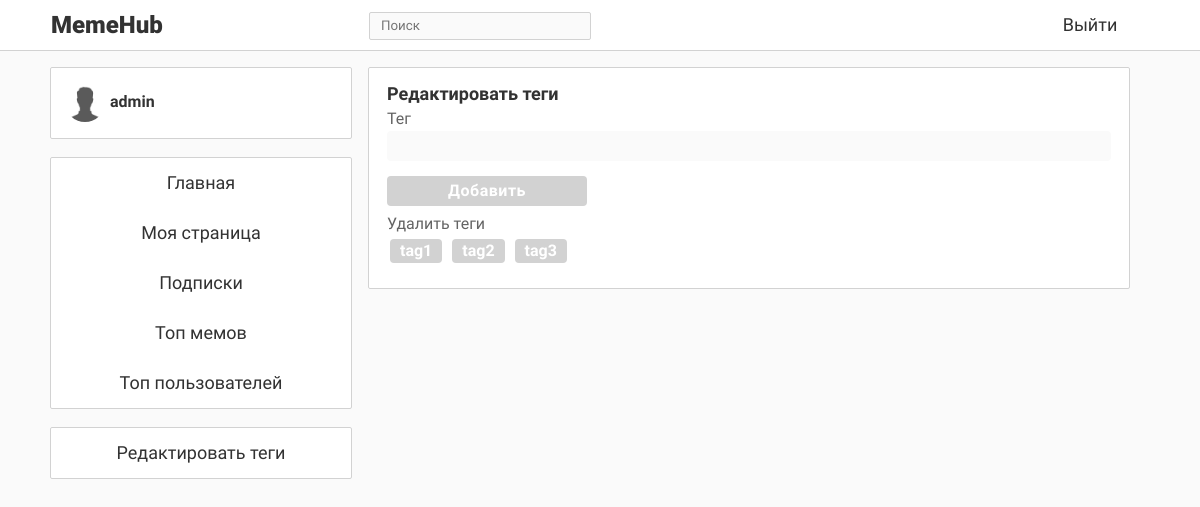
/addtag (signed in), run on an earlier commit of the app's database.
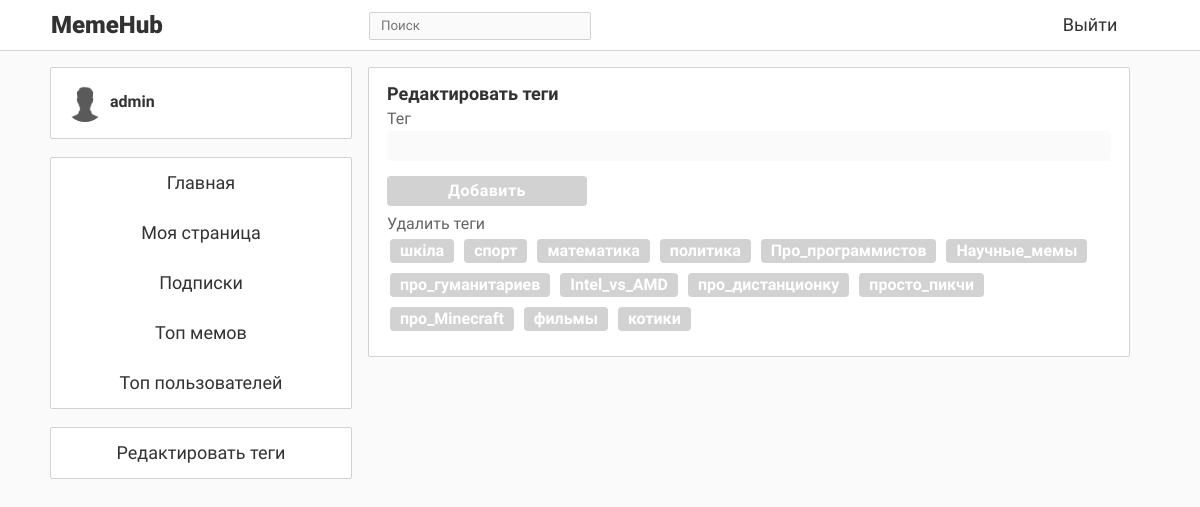
And on a later commit of the database.
### data/tags.py (models this page shows, shortened)
class Tag(SqlAlchemyBase, SerializerMixin):
    __tablename__ = 'tags'
    id = sqlalchemy.Column(sqlalchemy.Integer,
                           primary_key=True, autoincrement=True)
    title = sqlalchemy.Column(sqlalchemy.String, nullable=False)
    memes = orm.relation("Meme", secondary='tags_to_memes', backref='tag', lazy='dynamic')

### main.py (the view)
@app.route('/addtag', methods=['GET', 'POST'])
def addtag():
    form = TagAddingForm()
    sess = db_session.create_session()
    data = gen_data()
    data['tags'] = [i.title for i in sess.query(Tag).all()]
    if not current_user.is_authenticated:
        abort(401, message="Пожалуйста, авторизуйтесь!")
    elif ROLES[sess.query(User).get(current_user.get_id()).role] != 'admin':
        abort(423, message="Только администратор может добавлять теги!")
    elif form.validate_on_submit():
        sess.add(Tag(title=form.title.data.replace(" ", "_")))
        sess.commit()
        flash("Тег успешно добавлен")
        return redirect('/addtag')
    else:
        return render_template('tag_adding.html', title='Добавить тег', form=form, current_user=current_user, data=data)

### data/__all_models.py
class TagAddingForm(FlaskForm):
    title = StringField('Тег (без "#")', validators=(DataRequired(),))
    submit = SubmitField("Добавить")

### auxiliary/meme_selector.py (called while the page is built)
def get_from_memes(lst, bs=(0, 0)):  # bs - barriers
    sted = sorted(lst, key=SORT_KEY)
    return sted[-bs[0]:-bs[1]] if bs[1] else sted[-bs[0]:]

def get_pubs(*us, bs=(0, 0)) -> list:  # bs - barriers
    res = []
    for u in us:
        res += sorted(list(u.repostes) + list(u.memes), key=SORT_KEY, reverse=True)
    if bs:
        res = res[-bs[0]:-bs[1]] if bs[1] else res[-bs[0]:]
    return res

def get_basis(uid):
    ses = create_session()
    user = ses.query(User).get(uid)  # Получаем пользователя
    liked = get_from_memes(user.liked, (LIKED_MEMES_BASIS, 0))
    return liked

def get_tags(*memes_list):
    tags = {}
    for meme in memes_list:
        for tag in meme.tags:
            tags[tag.id] = tags.get(tag.id, 0) + 1
    return tags

def get_most_popular():
    ses = create_session()
    return sorted(ses.query(Meme), key=lambda x: len(list(x.likes)), reverse=True)[:TOP_LEN]

### data/db_session.py (called while the page is built)
def create_session() -> Session:
    global __factory
    return __factory()

### data/memes.py (called while the page is built)
    def __eq__(self, other):
        return self.id == other.id

### templates/tag_adding.html (shortened to what this page needs)
{% extends "base.html" %}
{% block content %}
    <div class="meme_block fixed_block">
        <div class="publish_block">
            <form method="post" novalidate>
                <div class="pub_head">Редактировать теги</div>
                <div class="pub_notes">Тег</div>
                <div class="pub_input_div">
                    {{ form.title(autocomplete="off", maxlength=20, class="pub_input") }}
                </div>
                <div class="pub_btn_grp">
                    <div class="pub_choose_btn" onclick="document.getElementById('publish-submit').click();">Добавить</div>
                </div>
                <div class="pub_notes">Удалить теги</div>
                <div class="pub_tags">
                    {% for tag in data['tags'] %}
                        <div class="pub_tag" id="tag_{{ tag }}" onclick="delete_tag('tag_{{ tag }}');">{{ tag }}</div>
                    {% endfor %}
                </div>
            </form>
        </div>
    </div>
{% endblock %}

What changed in the data, as far as the page shows it:
removed Tag: title "tag1"
removed Tag: title "tag2"
removed Tag: title "tag3"
added Tag: title "шкiла"
added Tag: title "спорт"
added Tag: title "математика"
added Tag: title "политика"
added Tag: title "Про_программистов"
added Tag: title "Научные_мемы"
added Tag: title "про_гуманитариев"
added Tag: title "Intel_vs_AMD"
added Tag: title "про_дистанционку"
added Tag: title "просто_пикчи"
added Tag: title "про_Minecraft"
added Tag: title "фильмы"
added Tag: title "котики"
